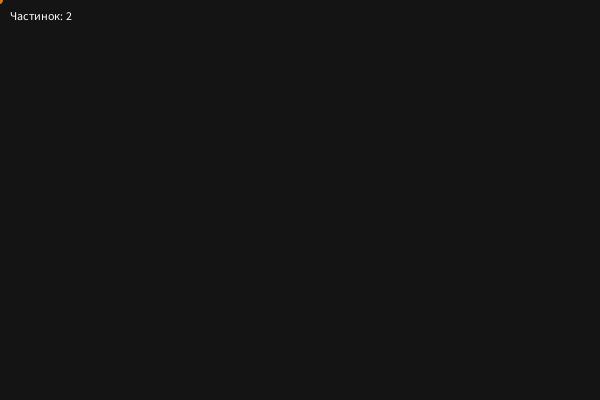
Frame 1 (no input)
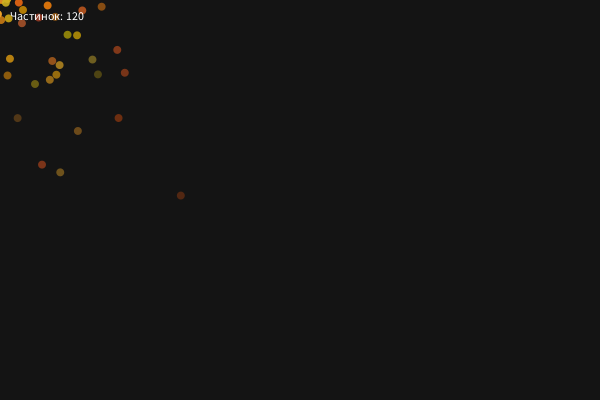
Frame 60 (the mouse pressed at the canvas centre just before this capture)
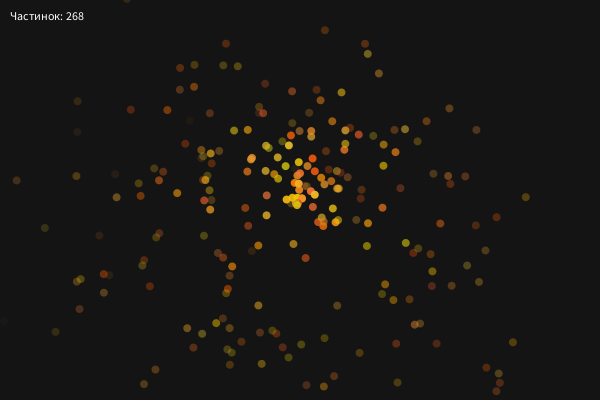
Frame 120 (the mouse held since frame 60 and released just before this capture)

The Processing sketch that drew these frames (run headless with seeded random() and noise(); from frame 60 on, the mouse is pressed at the canvas centre):

// Processing sketch: L12_Chastynky
// ── L12_Chastynky.pde
// Урок 12. Система частинок з ArrayList: фонтан за курсором
// Клацання — «вибух» із 100 частинок.

ArrayList<Particle> particles = new ArrayList<Particle>();

void setup() {
  size(600, 400);
}

void draw() {
  background(20);
  // Щокадру додаємо дві нові частинки
  particles.add(new Particle(mouseX, mouseY));
  particles.add(new Particle(mouseX, mouseY));

  // Перебираємо з кінця, щоб безпечно видаляти
  for (int i = particles.size() - 1; i >= 0; i--) {
    Particle p = particles.get(i);
    p.update();
    p.display();
    if (p.isDead()) {
      particles.remove(i);
    }
  }

  fill(255);
  text("Частинок: " + particles.size(), 10, 20);
}

void mousePressed() {
  for (int i = 0; i < 100; i++) {
    particles.add(new Particle(mouseX, mouseY));
  }
}

class Particle {
  float x, y;
  float vx, vy;
  float life = 255;     // «тривалість життя» = прозорість
  color c;

  Particle(float startX, float startY) {
    x = startX;
    y = startY;
    float angle = random(TWO_PI);
    float speed = random(1, 4);
    vx = cos(angle) * speed;
    vy = sin(angle) * speed - 2;
    c = color(random(200, 255), random(80, 200), random(50));
  }

  void update() {
    vy += 0.1;          // гравітація
    x += vx;
    y += vy;
    life -= 3;
  }

  void display() {
    noStroke();
    fill(c, life);
    ellipse(x, y, 8, 8);
  }

  boolean isDead() {
    return life <= 0;
  }
}
